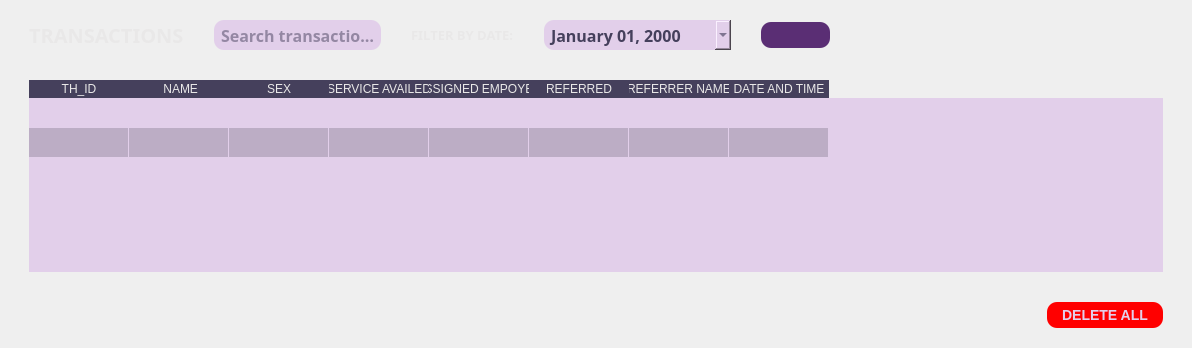
         <widget class="QWidget" name="transaction_history_page">
          <layout class="QGridLayout" name="gridLayout_10">
           <property name="leftMargin">
            <number>9</number>
           </property>
           <property name="rightMargin">
            <number>9</number>
           </property>
           <item row="0" column="0">
            <widget class="QWidget" name="widget_5" native="true">
             <property name="styleSheet">
              <string notr="true">QPushButton {
                background-color: #5A2E74;  /* Background color of the buttons */
                color: #E2CFEA;              /* Text color of the buttons */
                border: none;               /* Remove button border */
                border-radius: 10px;         /* Border radius of the buttons */
                padding: 5px 15px;          /* Padding inside the buttons */
                font-size: 14px;            /* Font size of the button text */
				font-weight: bold;
}

QPushButton:hover {
                background-color: #745288;  /* Background color on hover */
}
QPushButton:pressed {
                background-color: #6B4483;  /* Background color on press */
}

QLabel{
	color: #E9E8E8;
}

QLineEdit, QComboBox, QDateEdit{
	background-color: #E2CFEA;
	border: none;
	height: 30px;
	border-radius: 10px;
	color: #45405C;
	padding-left: 5px;
	padding-right: 5px;
}


</string>
             </property>
             <layout class="QGridLayout" name="gridLayout_11">
              <property name="leftMargin">
               <number>20</number>
              </property>
              <property name="topMargin">
               <number>9</number>
              </property>
              <property name="rightMargin">
               <number>20</number>
              </property>
              <property name="bottomMargin">
               <number>9</number>
              </property>
              <property name="verticalSpacing">
               <number>30</number>
              </property>
              <item row="0" column="0">
               <layout class="QHBoxLayout" name="horizontalLayout_6">
                <property name="spacing">
                 <number>30</number>
                </property>
                <item>
                 <widget class="QLabel" name="label_6">
                  <property name="font">
                   <font>
                    <family>JetBrains Mono</family>
                    <pointsize>15</pointsize>
                    <bold>true</bold>
                   </font>
                  </property>
                  <property name="text">
                   <string>TRANSACTIONS</string>
                  </property>
                 </widget>
                </item>
                <item>
                 <widget class="QLineEdit" name="transac_search_bar">
                  <property name="font">
                   <font>
                    <family>JetBrains Mono</family>
                    <pointsize>12</pointsize>
                    <bold>true</bold>
                   </font>
                  </property>
                  <property name="placeholderText">
                   <string>Search transaction...</string>
                  </property>
                 </widget>
                </item>
                <item>
                 <widget class="QLabel" name="label_3">
                  <property name="font">
                   <font>
                    <family>JetBrains Mono</family>
                    <pointsize>10</pointsize>
                    <bold>true</bold>
                   </font>
                  </property>
                  <property name="text">
                   <string>FILTER BY DATE:</string>
                  </property>
                 </widget>
                </item>
                <item>
                 <widget class="QDateEdit" name="filter_transac_date">
                  <property name="font">
                   <font>
                    <family>JetBrains Mono</family>
                    <pointsize>12</pointsize>
                    <bold>true</bold>
                   </font>
                  </property>
                  <property name="styleSheet">
                   <string notr="true">            QDateEdit QAbstractItemView {
                selection-background-color: #6a9fb5;
                selection-color: white;
                background-color: #f0f0f0;
            }
            QCalendarWidget QWidget#qt_calendar_navigationbar {
                background-color: #45405C; /* Navigation bar background */
            }
            QCalendarWidget QToolButton {
                color: white;
                background-color: #45405C;
            }
            QCalendarWidget QMenu {
                color: white;
                background-color: #45405C;
            }

    	    QCalendarWidget QMenu::item:selected {
                background-color: #333;  /* Background color when an item is selected */
            }
         
            QCalendarWidget QSpinBox {

                color: white;
                background-color: #45405C;
                selection-background-color: #333;
                selection-color: white;
            }
            QCalendarWidget QSpinBox::up-button {
                subcontrol-origin: border;
                subcontrol-position: top right;

            }
            QCalendarWidget QSpinBox::down-button {
                subcontrol-origin: border;
                subcontrol-position: bottom right;

            }
            QCalendarWidget QAbstractItemView:enabled {

                color: black;
                background-color: #E2CFEA;
                selection-background-color: #45405C;
                selection-color: white;
            }</string>
                  </property>
                  <property name="displayFormat">
                   <string>MMMM dd, yyyy</string>
                  </property>
                  <property name="calendarPopup">
                   <bool>true</bool>
                  </property>
                 </widget>
                </item>
                <item>
                 <widget class="QPushButton" name="reset_transac_filter_btn">
                  <property name="cursor">
                   <cursorShape>PointingHandCursor</cursorShape>
                  </property>
                  <property name="toolTip">
                   <string>Reset filters</string>
                  </property>
                  <property name="statusTip">
                   <string>Remove filter</string>
                  </property>
                  <property name="text">
                   <string/>
                  </property>
                  <property name="icon">
                   <iconset>
                    <normaloff>../static/icons/undo-alt_light.svg</normaloff>../static/icons/undo-alt_light.svg</iconset>
                  </property>
                  <property name="iconSize">
                   <size>
                    <width>16</width>
                    <height>16</height>
                   </size>
                  </property>
                 </widget>
                </item>
               </layout>
              </item>
              <item row="0" column="1">
               <spacer name="horizontalSpacer_15">
                <property name="orientation">
                 <enum>Qt::Horizontal</enum>
                </property>
                <property name="sizeHint" stdset="0">
                 <size>
                  <width>327</width>
                  <height>17</height>
                 </size>
                </property>
               </spacer>
              </item>
              <item row="2" column="0" colspan="2">
               <layout class="QHBoxLayout" name="horizontalLayout_8">
                <item>
                 <spacer name="horizontalSpacer_13">
                  <property name="orientation">
                   <enum>Qt::Horizontal</enum>
                  </property>
                  <property name="sizeHint" stdset="0">
                   <size>
                    <width>386</width>
                    <height>20</height>
                   </size>
                  </property>
                 </spacer>
                </item>
                <item>
                 <widget class="QPushButton" name="delete_all_transac_btn">
                  <property name="cursor">
                   <cursorShape>PointingHandCursor</cursorShape>
                  </property>
                  <property name="styleSheet">
                   <string notr="true">QPushButton {
                background-color: rgb(255, 0, 0);  /* Background color of the buttons */
                color: #E2CFEA;              /* Text color of the buttons */
                border: none;               /* Remove button border */
                border-radius: 10px;         /* Border radius of the buttons */
                padding: 5px 15px;          /* Padding inside the buttons */
                font-size: 14px;            /* Font size of the button text */
				font-weight: bold;
}

QPushButton:hover {
                background-color: rgb(255, 62, 62);  /* Background color on hover */
}
QPushButton:pressed {
                background-color: rgb(200, 0, 0);  /* Background color on press */
}
</string>
                  </property>
                  <property name="text">
                   <string>DELETE ALL</string>
                  </property>
                  <property name="icon">
                   <iconset resource="../static/icons/resourcs.qrc">
                    <normaloff>:/delete_button_light.svg</normaloff>:/delete_button_light.svg</iconset>
                  </property>
                 </widget>
                </item>
               </layout>
              </item>
              <item row="1" column="0" colspan="2">
               <widget class="QTableWidget" name="transac_table">
                <property name="font">
                 <font>
                  <family>JetBrains Mono</family>
                  <pointsize>10</pointsize>
                  <bold>true</bold>
                 </font>
                </property>
                <property name="styleSheet">
                 <string notr="true">QHeaderView::section{
	background-color: #45405C;
	color: #E9E8E8;
	border: none;
	font: 700 10pt &quot;JetBrains Mono&quot;;
}

QTableWidget{
	background-color: #E2CFEA;
	border: none;
	alternate-background-color: #BCADC5;
}

QTableWidget::item:selected{
	color: #2C2C3B;
	background-color: #FFEE8c;  /* Background color for selected items */

}
QTableWidget::item{
	color: #2C2C3B;
	selection-color: #2C2C3B;  /* Text color for selected items */

}
</string>
                </property>
                <property name="frameShadow">
                 <enum>QFrame::Sunken</enum>
                </property>
                <property name="editTriggers">
                 <set>QAbstractItemView::NoEditTriggers</set>
                </property>
                <property name="alternatingRowColors">
                 <bool>true</bool>
                </property>
                <property name="selectionMode">
                 <enum>QAbstractItemView::NoSelection</enum>
                </property>
                <property name="selectionBehavior">
                 <enum>QAbstractItemView::SelectRows</enum>
                </property>
                <property name="showGrid">
                 <bool>true</bool>
                </property>
                <property name="gridStyle">
                 <enum>Qt::NoPen</enum>
                </property>
                <attribute name="horizontalHeaderVisible">
                 <bool>true</bool>
                </attribute>
                <attribute name="horizontalHeaderCascadingSectionResizes">
                 <bool>false</bool>
                </attribute>
                <attribute name="horizontalHeaderHighlightSections">
                 <bool>true</bool>
                </attribute>
                <attribute name="horizontalHeaderShowSortIndicator" stdset="0">
                 <bool>false</bool>
                </attribute>
                <attribute name="horizontalHeaderStretchLastSection">
                 <bool>false</bool>
                </attribute>
                <attribute name="verticalHeaderVisible">
                 <bool>false</bool>
                </attribute>
                <attribute name="verticalHeaderStretchLastSection">
                 <bool>false</bool>
                </attribute>
                <row>
                 <property name="text">
                  <string>New Row</string>
                 </property>
                </row>
                <row/>
                <column>
                 <property name="text">
                  <string>TH_ID</string>
                 </property>
                </column>
                <column>
                 <property name="text">
                  <string> NAME</string>
                 </property>
                </column>
                <column>
                 <property name="text">
                  <string>SEX</string>
                 </property>
                </column>
                <column>
                 <property name="text">
                  <string>SERVICE AVAILED</string>
                 </property>
                </column>
                <column>
                 <property name="text">
                  <string>ASSIGNED EMPOYEE</string>
                 </property>
                </column>
                <column>
                 <property name="text">
                  <string>REFERRED</string>
                 </property>
                </column>
                <column>
                 <property name="text">
                  <string>REFERRER NAME</string>
                 </property>
                </column>
                <column>
                 <property name="text">
                  <string>DATE AND TIME</string>
                 </property>
                </column>
               </widget>
              </item>
             </layout>
            </widget>
           </item>
          </layout>
         </widget>
